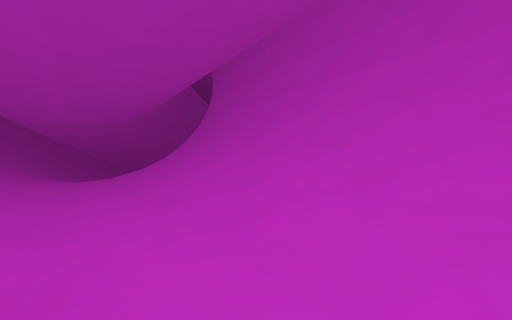
view 1 (above)

16 first-person views from a walk through a level from a Godot 3-D game. The camera is 1.3 m above the floor, looks level and sees 90° across. The floor is counted in squares, 2 m on a side. Each view is taken from the middle of a square. On the plan, view 1 faces up. The plan holds only what a view shows up to about 9 squares ahead; the rest is blank. The place goes on beyond the plan. Flat picture figures and markers are left out.

view 2
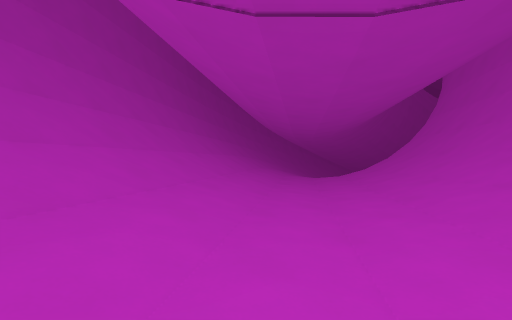

view 3
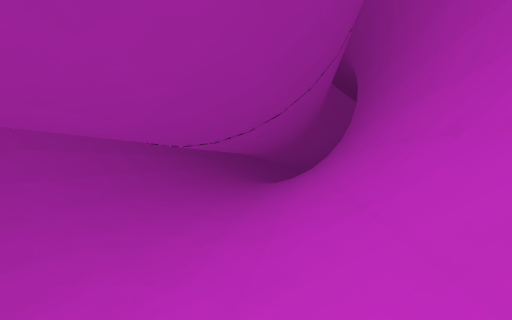

view 4
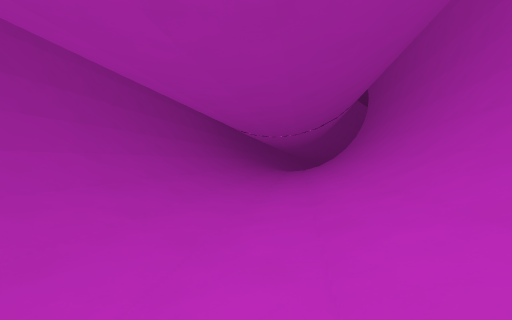

view 5
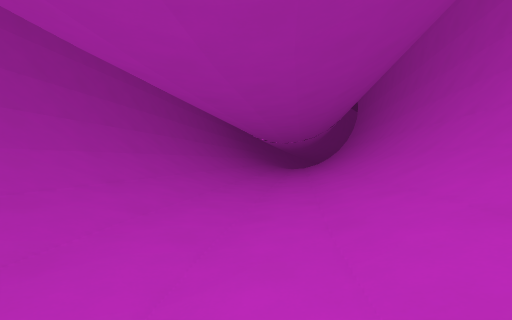

view 6
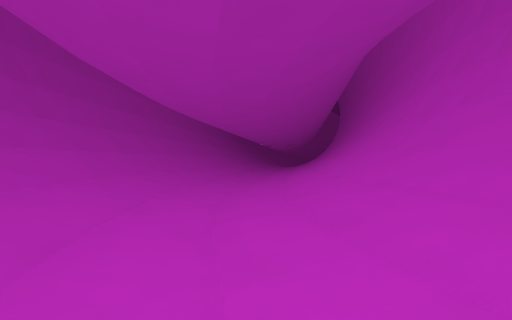

view 7
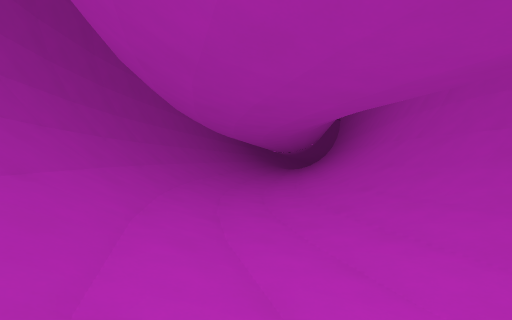

view 8
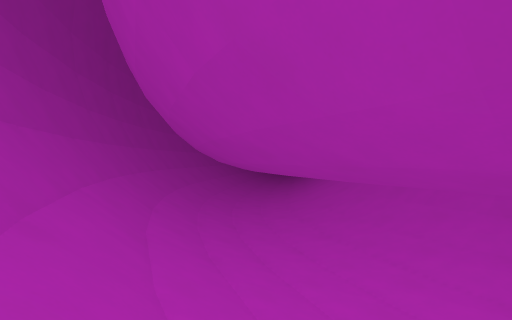

view 9
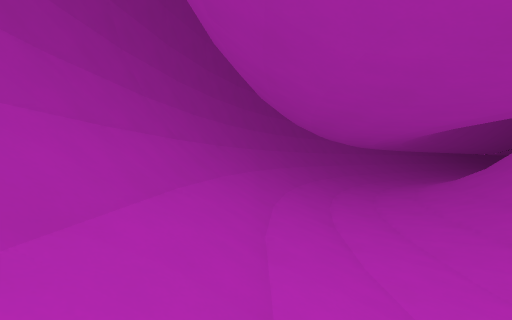

view 10
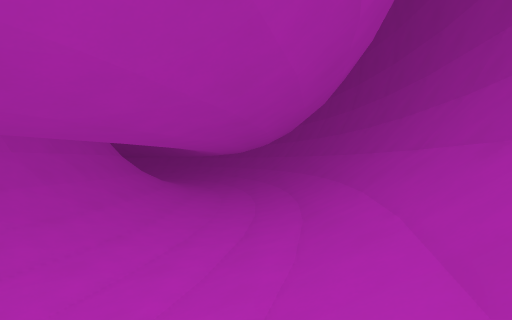

view 11
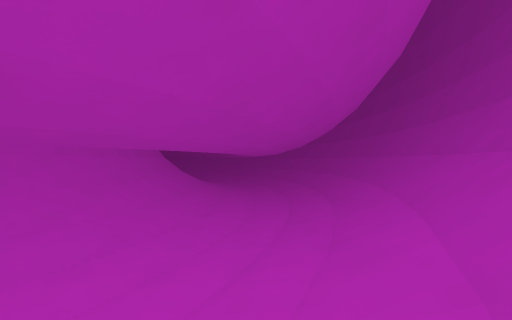

view 12
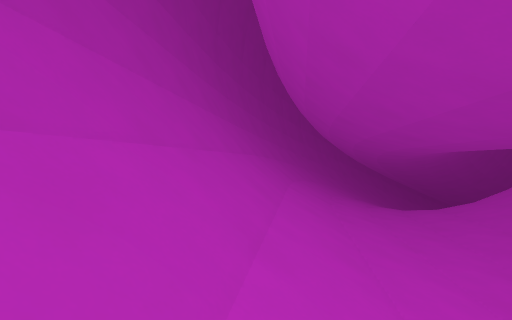

view 13
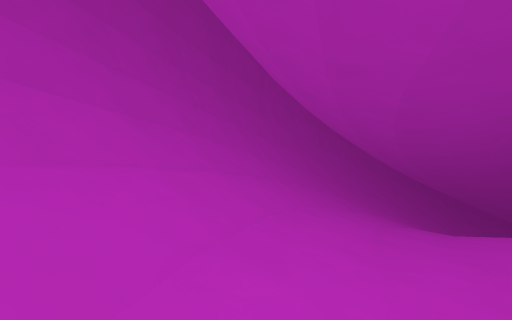

view 14
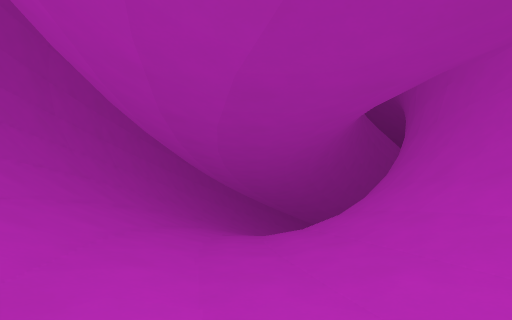

view 15
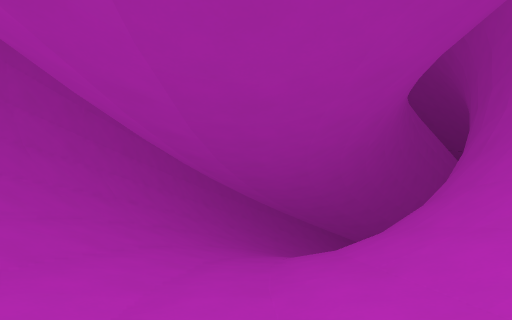

view 16
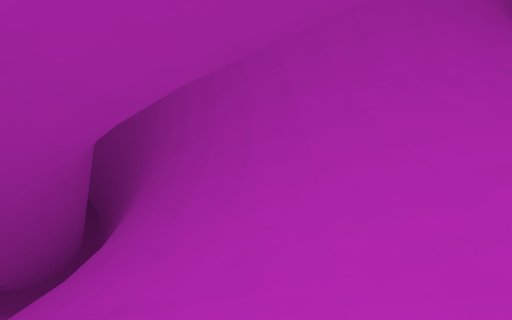

### Floor plan
Key: @ floor where view 1 was taken; # wall or solid block; . main floor; : floor 0.25 m higher than the main floor; - floor 0.25 m lower than the main floor; _ floor 0.5 m lower than the main floor; < floor 0.75 m lower than the main floor; ( floor 1.25 m lower than the main floor; ! floor 1.5 m lower than the main floor; ? floor 2.25 m lower than the main floor; / step, stairs or slope; = window, fence, low wall or low ledge.
Columns run from 11 left of view 1 to 17 right of it. Each row starts with its distance up from view 1.
 19 #////////#
 18 #///////##
 17 #//////=##
 16 #///////#
 15 #//////##
 14 #///?//##
 13 #///!///#
 12 #///(///#
 11 #///<_//##
 10 #///__// #
  9 ##//--.//##
  8  #///..///##
  7  #///..:///#
  6  ##///..///##
  5   ##//:..///##
  4    #///:.:///#
  3    ##///..://##
  2     ##///..///##
  1      #///:..///##
  0      ##///.@:///#
 -1       ##///..///##
 -2        #///:.:///##
 -3        ##///:.:///#
 -4         ##///..///##
 -5          ##//:..///##
 -6           #///:.:///##
 -7           ##///..:///##
 -8            ##///..////###
 -9             #///:../////#####
-10             ##///:..:////////
-11              ##///:..:///////
-12               ##////:...:::::
-13                ##/////:......
-14                 ##///////::::
-15                  ###/////////
-16                    ####//////
-17                       #######

Where each view was taken, in squares from view 1:
view 1: 0 up, 0 right, facing up
view 2: 1 down, 0 right, facing up-left
view 3: 2 down, 4 right, facing up-left
view 4: 6 down, 5 right, facing up-left
view 5: 9 down, 7 right, facing up-left
view 6: 12 down, 10 right, facing up-left
view 7: 14 down, 11 right, facing up-left
view 8: 16 down, 13 right, facing up-left
view 9: 15 down, 17 right, facing left
view 10: 14 down, 9 right, facing right
view 11: 13 down, 7 right, facing right
view 12: 1 up, 4 left, facing up-left
view 13: 6 up, 6 left, facing up-left
view 14: 8 up, 7 left, facing up
view 15: 11 up, 7 left, facing up
view 16: 16 up, 8 left, facing right
